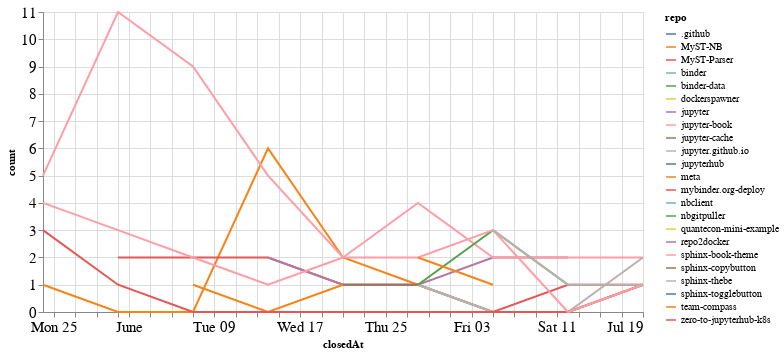

Notebook code for this chart:
### Code cell
closed_by_time = closed_by.groupby('repo').resample('W', on='closedAt').count()['author'].reset_index()
closed_by_time = closed_by_time.rename(columns={'author': 'count'})

alt.Chart(closed_by_time, width=600).mark_line().encode(
    x='closedAt',
    y='count',
    color='repo',
    tooltip="repo"
)

### Figure 1 — Vega-Lite specification as saved in the notebook (floating-point values rounded to 4 significant figures)
{"config": {"axisLeft": {"labelFontSize": 15}, "axisBottom": {"labelFontSize": 15}}, "data": {"name": "data-c598056026cb2334748e8167e78fdb7b"}, "mark": "line", "encoding": {"color": {"type": "nominal", "field": "repo"}, "tooltip": {"type": "nominal", "field": "repo"}, "x": {"type": "temporal", "field": "closedAt"}, "y": {"type": "quantitative", "field": "count"}}, "width": 600, "$schema": "https://vega.github.io/schema/vega-lite/v4.8.1.json", "datasets": {"data-c598056026cb2334748e8167e78fdb7b": [{"repo": ".github", "closedAt": "2020-07-05T00:00:00", "count": 1}, {"repo": "MyST-NB", "closedAt": "2020-05-24T00:00:00", "count": 1}, {"repo": "MyST-NB", "closedAt": "2020-05-31T00:00:00", "count": 0}, {"repo": "MyST-NB", "closedAt": "2020-06-07T00:00:00", "count": 0}, {"repo": "MyST-NB", "closedAt": "2020-06-14T00:00:00", "count": 6}, {"repo": "MyST-NB", "closedAt": "2020-06-21T00:00:00", "count": 2}, {"repo": "MyST-NB", "closedAt": "2020-06-28T00:00:00", "count": 1}, {"repo": "MyST-NB", "closedAt": "2020-07-05T00:00:00", "count": 0}, {"repo": "MyST-NB", "closedAt": "2020-07-12T00:00:00", "count": 0}, {"repo": "MyST-NB", "closedAt": "2020-07-19T00:00:00", "count": 1}, {"repo": "MyST-Parser", "closedAt": "2020-05-31T00:00:00", "count": 2}, {"repo": "MyST-Parser", "closedAt": "2020-06-07T00:00:00", "count": 2}, {"repo": "MyST-Parser", "closedAt": "2020-06-14T00:00:00", "count": 2}, {"repo": "MyST-Parser", "closedAt": "2020-06-21T00:00:00", "count": 1}, {"repo": "MyST-Parser", "closedAt": "2020-06-28T00:00:00", "count": 1}, {"repo": "MyST-Parser", "closedAt": "2020-07-05T00:00:00", "count": 0}, {"repo": "MyST-Parser", "closedAt": "2020-07-12T00:00:00", "count": 1}, {"repo": "MyST-Parser", "closedAt": "2020-07-19T00:00:00", "count": 1}, {"repo": "binder", "closedAt": "2020-06-28T00:00:00", "count": 1}, {"repo": "binder", "closedAt": "2020-07-05T00:00:00", "count": 0}, {"repo": "binder", "closedAt": "2020-07-12T00:00:00", "count": 0}, {"repo": "binder", "closedAt": "2020-07-19T00:00:00", "count": 1}, {"repo": "binder-data", "closedAt": "2020-06-21T00:00:00", "count": 1}, {"repo": "dockerspawner", "closedAt": "2020-06-28T00:00:00", "count": 2}, {"repo": "jupyter", "closedAt": "2020-06-14T00:00:00", "count": 2}, {"repo": "jupyter", "closedAt": "2020-06-21T00:00:00", "count": 1}, {"repo": "jupyter", "closedAt": "2020-06-28T00:00:00", "count": 1}, {"repo": "jupyter", "closedAt": "2020-07-05T00:00:00", "count": 2}, {"repo": "jupyter", "closedAt": "2020-07-12T00:00:00", "count": 2}, {"repo": "jupyter-book", "closedAt": "2020-05-24T00:00:00", "count": 5}, {"repo": "jupyter-book", "closedAt": "2020-05-31T00:00:00", "count": 11}, {"repo": "jupyter-book", "closedAt": "2020-06-07T00:00:00", "count": 9}, {"repo": "jupyter-book", "closedAt": "2020-06-14T00:00:00", "count": 5}, {"repo": "jupyter-book", "closedAt": "2020-06-21T00:00:00", "count": 2}, {"repo": "jupyter-book", "closedAt": "2020-06-28T00:00:00", "count": 4}, {"repo": "jupyter-book", "closedAt": "2020-07-05T00:00:00", "count": 2}, {"repo": "jupyter-book", "closedAt": "2020-07-12T00:00:00", "count": 2}, {"repo": "jupyter-book", "closedAt": "2020-07-19T00:00:00", "count": 2}, {"repo": "jupyter-cache", "closedAt": "2020-06-21T00:00:00", "count": 1}, {"repo": "jupyter-cache", "closedAt": "2020-06-28T00:00:00", "count": 1}, {"repo": "jupyter.github.io", "closedAt": "2020-06-28T00:00:00", "count": 1}, {"repo": "jupyter.github.io", "closedAt": "2020-07-05T00:00:00", "count": 0}, {"repo": "jupyter.github.io", "closedAt": "2020-07-12T00:00:00", "count": 0}, {"repo": "jupyter.github.io", "closedAt": "2020-07-19T00:00:00", "count": 2}, {"repo": "jupyterhub", "closedAt": "2020-07-12T00:00:00", "count": 1}, {"repo": "meta", "closedAt": "2020-06-07T00:00:00", "count": 1}, {"repo": "meta", "closedAt": "2020-06-14T00:00:00", "count": 0}, {"repo": "meta", "closedAt": "2020-06-21T00:00:00", "count": 1}, {"repo": "mybinder.org-deploy", "closedAt": "2020-05-24T00:00:00", "count": 3}, {"repo": "mybinder.org-deploy", "closedAt": "2020-05-31T00:00:00", "count": 1}, {"repo": "mybinder.org-deploy", "closedAt": "2020-06-07T00:00:00", "count": 0}, {"repo": "mybinder.org-deploy", "closedAt": "2020-06-14T00:00:00", "count": 0}, {"repo": "mybinder.org-deploy", "closedAt": "2020-06-21T00:00:00", "count": 0}, {"repo": "mybinder.org-deploy", "closedAt": "2020-06-28T00:00:00", "count": 0}, {"repo": "mybinder.org-deploy", "closedAt": "2020-07-05T00:00:00", "count": 0}, {"repo": "mybinder.org-deploy", "closedAt": "2020-07-12T00:00:00", "count": 0}, {"repo": "mybinder.org-deploy", "closedAt": "2020-07-19T00:00:00", "count": 1}, {"repo": "nbclient", "closedAt": "2020-05-24T00:00:00", "count": 1}, {"repo": "nbgitpuller", "closedAt": "2020-06-28T00:00:00", "count": 1}, {"repo": "nbgitpuller", "closedAt": "2020-07-05T00:00:00", "count": 3}, {"repo": "nbgitpuller", "closedAt": "2020-07-12T00:00:00", "count": 1}, {"repo": "quantecon-mini-example", "closedAt": "2020-06-21T00:00:00", "count": 1}, {"repo": "repo2docker", "closedAt": "2020-06-14T00:00:00", "count": 1}, {"repo": "sphinx-book-theme", "closedAt": "2020-05-24T00:00:00", "count": 4}, {"repo": "sphinx-book-theme", "closedAt": "2020-05-31T00:00:00", "count": 3}, {"repo": "sphinx-book-theme", "closedAt": "2020-06-07T00:00:00", "count": 2}, {"repo": "sphinx-book-theme", "closedAt": "2020-06-14T00:00:00", "count": 1}, {"repo": "sphinx-book-theme", "closedAt": "2020-06-21T00:00:00", "count": 2}, {"repo": "sphinx-book-theme", "closedAt": "2020-06-28T00:00:00", "count": 2}, {"repo": "sphinx-book-theme", "closedAt": "2020-07-05T00:00:00", "count": 3}, {"repo": "sphinx-book-theme", "closedAt": "2020-07-12T00:00:00", "count": 0}, {"repo": "sphinx-book-theme", "closedAt": "2020-07-19T00:00:00", "count": 1}, {"repo": "sphinx-copybutton", "closedAt": "2020-06-21T00:00:00", "count": 2}, {"repo": "sphinx-thebe", "closedAt": "2020-07-05T00:00:00", "count": 3}, {"repo": "sphinx-thebe", "closedAt": "2020-07-12T00:00:00", "count": 1}, {"repo": "sphinx-thebe", "closedAt": "2020-07-19T00:00:00", "count": 1}, {"repo": "sphinx-togglebutton", "closedAt": "2020-06-14T00:00:00", "count": 1}, {"repo": "team-compass", "closedAt": "2020-06-28T00:00:00", "count": 2}, {"repo": "team-compass", "closedAt": "2020-07-05T00:00:00", "count": 1}, {"repo": "zero-to-jupyterhub-k8s", "closedAt": "2020-07-05T00:00:00", "count": 1}]}}
